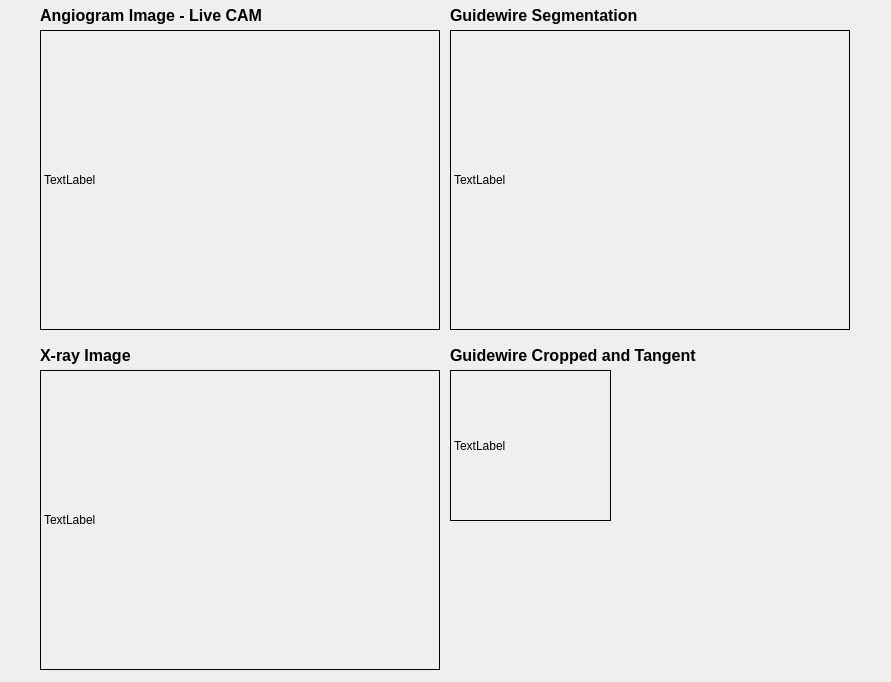
<?xml version="1.0" encoding="UTF-8"?>
<ui version="4.0">
 <class>childwindow</class>
 <widget class="QWidget" name="childwindow">
  <property name="geometry">
   <rect>
    <x>0</x>
    <y>0</y>
    <width>891</width>
    <height>682</height>
   </rect>
  </property>
  <property name="windowTitle">
   <string>childwindow</string>
  </property>
  <widget class="QLabel" name="label_rgbAngio">
   <property name="geometry">
    <rect>
     <x>40</x>
     <y>30</y>
     <width>400</width>
     <height>300</height>
    </rect>
   </property>
   <property name="styleSheet">
    <string notr="true">border: 1px solid black</string>
   </property>
   <property name="text">
    <string>TextLabel</string>
   </property>
  </widget>
  <widget class="QLabel" name="label_rgbGWSegment">
   <property name="geometry">
    <rect>
     <x>450</x>
     <y>30</y>
     <width>400</width>
     <height>300</height>
    </rect>
   </property>
   <property name="styleSheet">
    <string notr="true">border: 1px solid black</string>
   </property>
   <property name="text">
    <string>TextLabel</string>
   </property>
  </widget>
  <widget class="QLabel" name="label_rgbGWXray">
   <property name="geometry">
    <rect>
     <x>40</x>
     <y>370</y>
     <width>400</width>
     <height>300</height>
    </rect>
   </property>
   <property name="styleSheet">
    <string notr="true">border: 1px solid black</string>
   </property>
   <property name="text">
    <string>TextLabel</string>
   </property>
  </widget>
  <widget class="QLabel" name="label_rgbGWCrpTangent">
   <property name="geometry">
    <rect>
     <x>450</x>
     <y>370</y>
     <width>161</width>
     <height>151</height>
    </rect>
   </property>
   <property name="styleSheet">
    <string notr="true">border: 1px solid black</string>
   </property>
   <property name="text">
    <string>TextLabel</string>
   </property>
  </widget>
  <widget class="QLabel" name="label_5">
   <property name="geometry">
    <rect>
     <x>40</x>
     <y>0</y>
     <width>251</width>
     <height>31</height>
    </rect>
   </property>
   <property name="font">
    <font>
     <pointsize>12</pointsize>
     <weight>75</weight>
     <bold>true</bold>
    </font>
   </property>
   <property name="text">
    <string>Angiogram Image - Live CAM</string>
   </property>
  </widget>
  <widget class="QLabel" name="label_6">
   <property name="geometry">
    <rect>
     <x>40</x>
     <y>340</y>
     <width>251</width>
     <height>31</height>
    </rect>
   </property>
   <property name="font">
    <font>
     <pointsize>12</pointsize>
     <weight>75</weight>
     <bold>true</bold>
    </font>
   </property>
   <property name="text">
    <string>X-ray Image</string>
   </property>
  </widget>
  <widget class="QLabel" name="label_7">
   <property name="geometry">
    <rect>
     <x>450</x>
     <y>0</y>
     <width>251</width>
     <height>31</height>
    </rect>
   </property>
   <property name="font">
    <font>
     <pointsize>12</pointsize>
     <weight>75</weight>
     <bold>true</bold>
    </font>
   </property>
   <property name="text">
    <string>Guidewire Segmentation</string>
   </property>
  </widget>
  <widget class="QLabel" name="label_8">
   <property name="geometry">
    <rect>
     <x>450</x>
     <y>340</y>
     <width>271</width>
     <height>31</height>
    </rect>
   </property>
   <property name="font">
    <font>
     <pointsize>12</pointsize>
     <weight>75</weight>
     <bold>true</bold>
    </font>
   </property>
   <property name="text">
    <string>Guidewire Cropped and Tangent</string>
   </property>
  </widget>
 </widget>
 <layoutdefault spacing="6" margin="11"/>
 <resources/>
 <connections/>
</ui>
